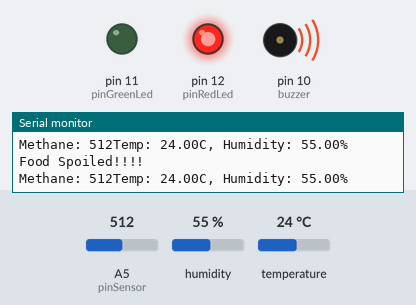
The sketch below on a simulated Arduino Uno, built with avr-gcc and run on an emulated ATmega328P. Parts: output pins drawn as LEDs (lit = HIGH), buzzer (waves = sounding, pin HIGH), the last lines printed to the serial monitor. The test bench sets the inputs (shaded band); at power-on: A5 (pinSensor) = 512, humidity 55 %, temperature 24 °C.

Above: at 1.9 s.
2.0 s: A5 (pinSensor) set to 262
3.6 s: A5 (pinSensor) set to 238
At 5.7 s:
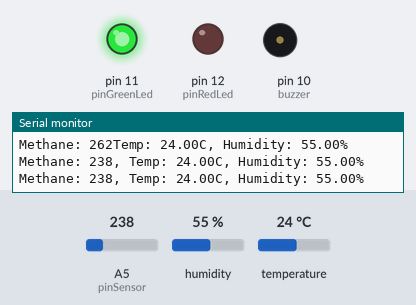
6.0 s: A5 (pinSensor) set to 260
At 7.0 s:
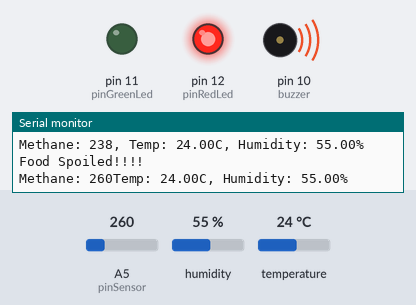
8.1 s: A5 (pinSensor) set to 240
At 9.4 s:
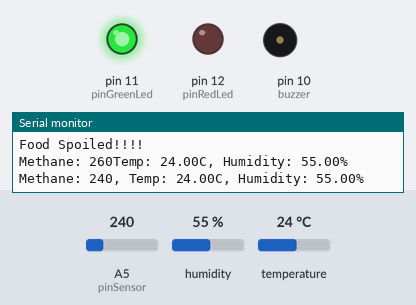
Timing chart, 0 to 11.1 s (numbered marks = the images above; inputs shaded):
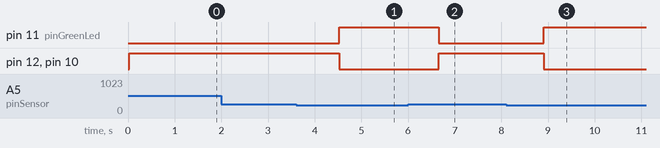

The sketch:

Arduino.ino
```cpp
#include <SoftwareSerial.h>
#include <DHT.h>

SoftwareSerial nodemcu(8, 9);

#define DHTPIN 13        // DHT11 data pin
#define DHTTYPE DHT11
DHT dht(DHTPIN, DHTTYPE);

int pinRedLed = 12;
int pinGreenLed = 11;
int pinSensor = A5;
int THRESHOLD = 250;
int buzzer = 10;

int rdata = 0;
String mystring;

void setup()
{
  Serial.begin(9600);
  nodemcu.begin(9600);
  dht.begin();

  pinMode(buzzer, OUTPUT);
  pinMode(pinRedLed, OUTPUT);
  pinMode(pinGreenLed, OUTPUT);
  pinMode(pinSensor, INPUT);
}

void loop()
{
  rdata = analogRead(pinSensor);
  float temp = dht.readTemperature();
  float hum = dht.readHumidity();

  if (rdata >= THRESHOLD) {
    digitalWrite(pinRedLed, HIGH);
    digitalWrite(pinGreenLed, LOW);
    digitalWrite(buzzer, HIGH);
    delay(50);
  } else {
    digitalWrite(pinRedLed, LOW);
    digitalWrite(pinGreenLed, HIGH);
    digitalWrite(buzzer, LOW);
  }

  if (isnan(temp) || isnan(hum)) {
    mystring = "Error reading DHT11";
  } else if (rdata < THRESHOLD) {
    mystring = "Methane: " + String(rdata) +
               ", Temp: " + String(temp) + "C" +
               ", Humidity: " + String(hum) + "%";
  } else {
    mystring = "Food Spoiled!!!!\nMethane: " + String(rdata) + "Temp: " + String(temp) + "C" +
               ", Humidity: " + String(hum) + "%";
  }

  nodemcu.println(mystring);
  Serial.println(mystring);

  mystring = "";
  delay(1000);
}
```

Measured:
- the behaviour switches between 250 and 249 on A5 (pinSensor) (found by bisection; images 0 and 1)
- after the input at 3.6 s, pin 11 (pinGreenLed): LOW → HIGH after 0.93 s; pin 12 (pinRedLed), pin 10 (buzzer): HIGH → LOW after 0.93 s
- after the input at 6.0 s, pin 11 (pinGreenLed): HIGH → LOW after 0.65 s; pin 12 (pinRedLed), pin 10 (buzzer): LOW → HIGH after 0.65 s
- after the input at 8.1 s, pin 11 (pinGreenLed): LOW → HIGH after 0.81 s; pin 12 (pinRedLed), pin 10 (buzzer): HIGH → LOW after 0.81 s
